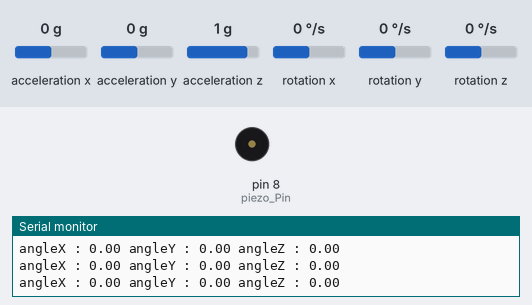
Recording of a sketch running on a simulated Arduino Uno, built with avr-gcc and run on an emulated ATmega328P. Shown: buzzer (waves = sounding), the last lines printed to the serial monitor. The inputs (shaded band) are chosen by the test bench; at power-on: acceleration x 0 g, acceleration y 0 g, acceleration z 1 g, rotation x 0 °/s, rotation y 0 °/s, rotation z 0 °/s.

Above: at 4.2 s.
4.3 s: acceleration x set to -0.8 g
7.3 s: acceleration x set to -1.1 g
At 7.51 s:
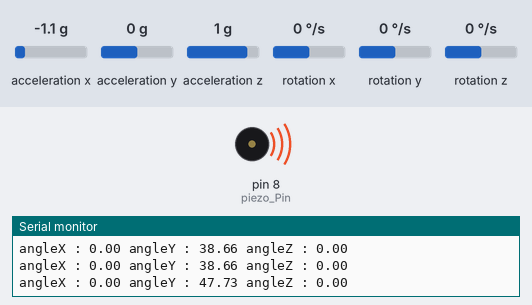
10.3 s: acceleration y set to -0.3 g
13.3 s: acceleration y set to -0.6 g
At 13.3 s:
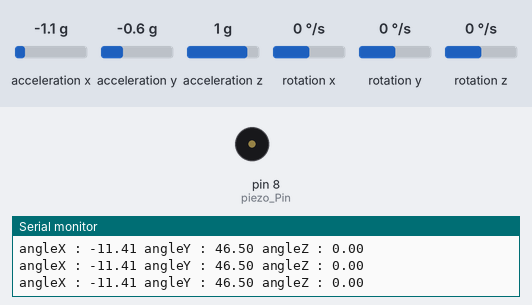
Timing chart, 0 to 16.3 s (numbered marks = the images above; inputs shaded):
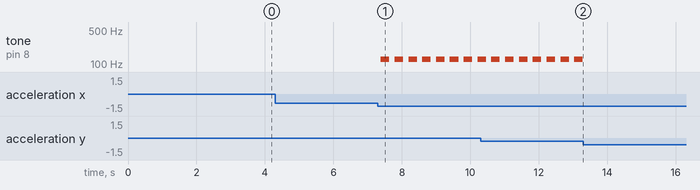

Measured:
- the behaviour switches between -0.9 and -1 g on acceleration x (found by bisection; images 0 and 1)
- the behaviour switches between -0.4 and -0.5 g on acceleration y (found by bisection; images 1 and 2)
- after the input at 7.3 s, tone on pin 8 (piezo_Pin): alternates 125 Hz for 0.25 s and silent for 0.15 s, starting after 0.09 s
- after the input at 13.3 s, tone on pin 8 (piezo_Pin): stops changing and stays silent

The sketch:

gyro_piezo.ino
```cpp
// Quiz) 가속도, 자이로 센서를 활용
// y축으로 좌우로 45도 이상 기울어진 경우 경고음(피에조)

#include <MPU6050_tockn.h>
// 아두이노와 통신하기 위한 라이브러리
#include <Wire.h>
// 객체 생성, 와이어로 객체 전달
MPU6050 mpu6050(Wire);

int piezo_Pin = 8;

void setup() {
  Serial.begin(9600);
  // 객체 동작 시작
  Wire.begin();

  mpu6050.begin();
  // 값 센싱 전에 보정 시간 필요
  mpu6050.calcGyroOffsets(false);
  // 보정값 더 줄 수 있음
  mpu6050.setGyroOffsets(+3, +100, +3);
}

void loop() {
  // 여기까지가 준비과정
  mpu6050.update();
  // x축으로 얼마나 기울어졌는지
  Serial.print("angleX : ");
  Serial.print(mpu6050.getAngleX());
  Serial.print(" angleY : ");
  Serial.print(mpu6050.getAngleY());
  Serial.print(" angleZ : ");
  Serial.print(mpu6050.getAngleZ());
  Serial.println();

  if ( mpu6050.getAngleY() >= 45 ) {
    tone(8, 125, 250);
    delay(400);
    noTone(8);

// abs 절대값 줄 수 있음
// if (abs(y_angle > 45) {
//  tone(piezo_pin, 440, 250);
//  }
  }
}
```
